Frame 1 (no input): blank canvas, image omitted
Frame 60 (no input): blank canvas, image omitted
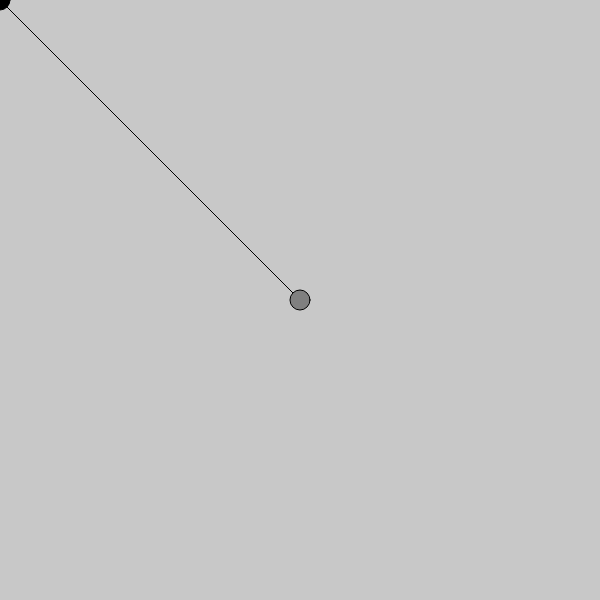
Frame 120 (the mouse pressed at the canvas centre since frame 60)

The p5.js sketch whose frames 1 and 60 were blank and that drew this single picture after the mouse press (run headless with seeded random() and noise() and a simulated clock; from frame 60 on, the mouse is pressed at the canvas centre):

// p5.js sketch
// ── sketch.js
function setup() {
  createCanvas(600,600);
  background(200);

}

function draw() {

}

function mouseMoved(){
  var grey = map(mouseX, 0, width, 0, 255);
  fill(grey);
  line(mouseX, mouseY, pmouseX, pmouseY);
  ellipse(mouseX, mouseY, 20, 20);
}
